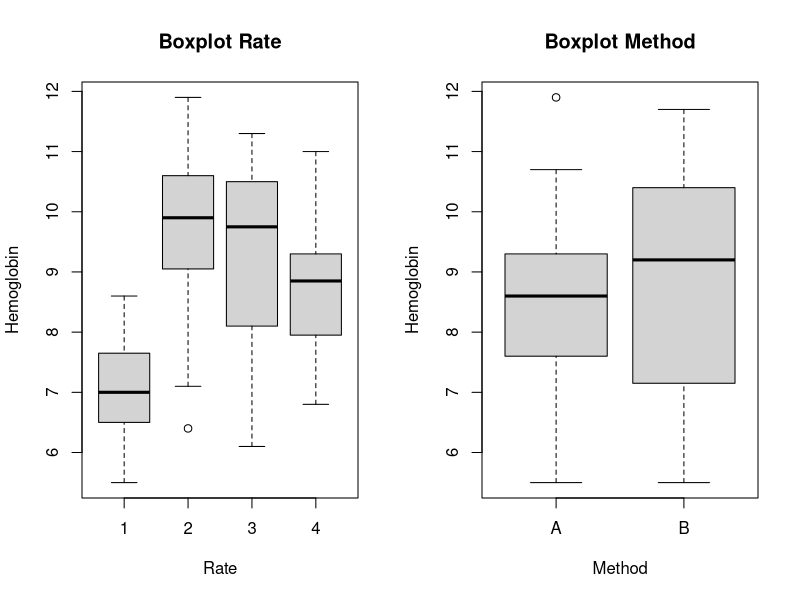
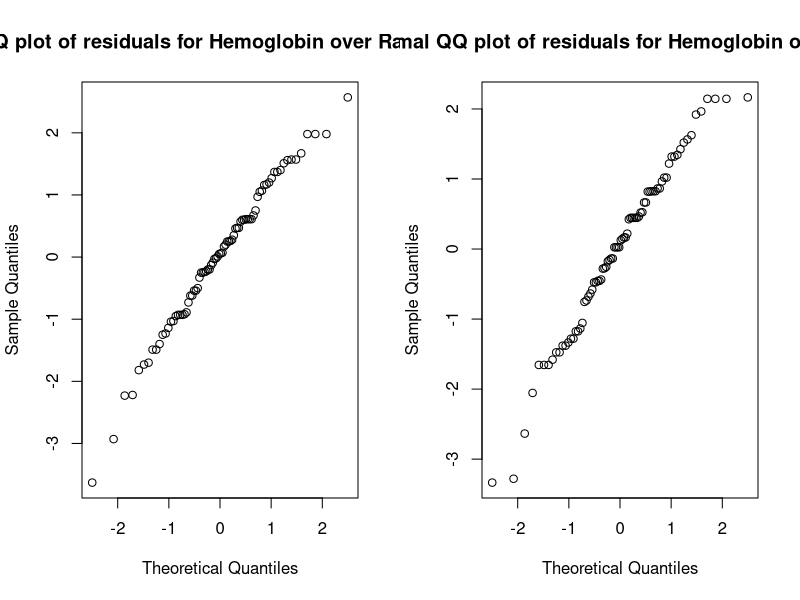

Write the R code that produced these figures, in order.
## ---- chunk 1
distribute_observations <- function(is, js, nr_observations) {
  devider <- length(is) * length(js)
  stopifnot(nr_observations %% devider == 0)
  nr_per_group <- nr_observations / devider
  
  rbind(
    rep(is,each=nr_per_group*length(js)),
    rep(js,nr_per_group*length(is)),
    sample(1:nr_observations)
  )
}
## ---- chunk 2
result <- distribute_observations(1:4, c("A", "B"), 80)
## ---- chunk 3
df.hemoglobin <- read.table("./data/hemoglobin-1.txt", header = TRUE)
df.hemoglobin$rate <- as.factor(df.hemoglobin$rate)
## ---- chunk 4
par(mfrow=c(1,2))
boxplot(df.hemoglobin$hemoglobin ~ df.hemoglobin$rate, xlab="Rate", ylab="Hemoglobin",main="Boxplot Rate")
boxplot(df.hemoglobin$hemoglobin ~ df.hemoglobin$method, xlab="Method", ylab="Hemoglobin", main="Boxplot Method")
## ---- chunk 5
interaction_model <- lm(hemoglobin~rate*method, df.hemoglobin)

qqnorm(residuals(interaction_model), main="Normal QQ plot of residuals for Hemoglobin over Rate and Method")
## ---- chunk 6
anova(interaction_model)
## ---- chunk 7
agg_df <- aggregate(hemoglobin ~ rate + method, data = df.hemoglobin, FUN = mean)
highest_combination <- agg_df[which.max(agg_df$hemoglobin), ]
## ---- chunk 8
mean_hemoglobin_rate3_methodA <- mean(df.hemoglobin$hemoglobin[df.hemoglobin$rate == 3 & df.hemoglobin$method == "A"])
## ---- chunk 9
mean_hemoglobin_by_rate <- aggregate(hemoglobin ~ rate, data = df.hemoglobin, FUN = mean)
highest_mean_rate <- mean_hemoglobin_by_rate[which.max(mean_hemoglobin_by_rate$hemoglobin), ]
## ---- chunk 10
anova(lm(hemoglobin ~ rate + method, data = df.hemoglobin))
## ---- chunk 11
one_way_model <- lm(hemoglobin ~ rate, df.hemoglobin)
qqnorm(residuals(one_way_model), main="Normal QQ plot of residuals for Hemoglobin over Rate")
## ---- chunk 12
anova(one_way_model)
## ---- chunk 13
mean_hemoglobin_by_rate
## ---- chunk 14
kruskal.test(df.hemoglobin$hemoglobin, df.hemoglobin$rate)
